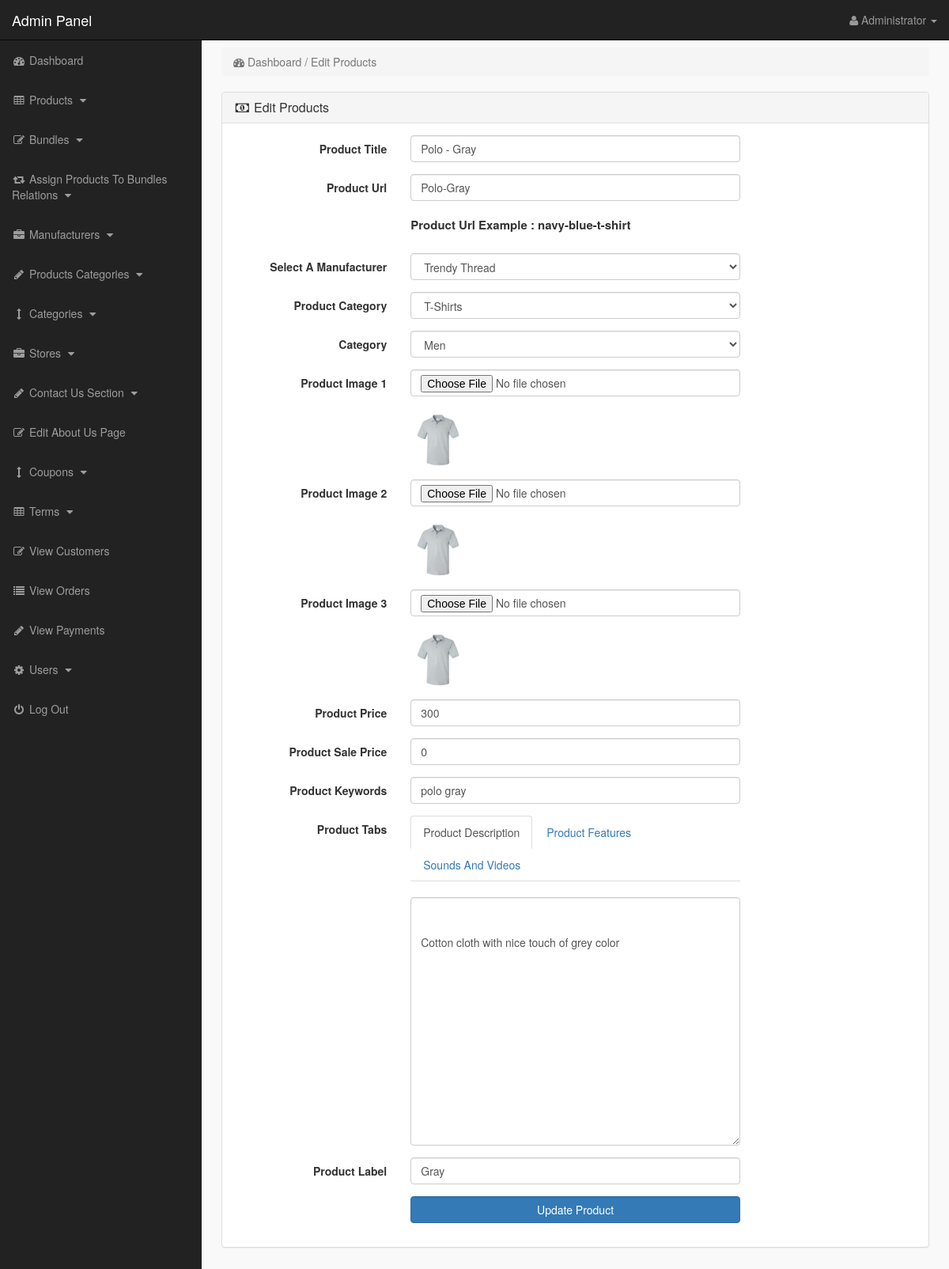
The app's page /admin_area/index.php?edit_product=19 (signed in) with its own data.
### tables this page shows
CREATE TABLE `products` (
  `product_id` int(10) NOT NULL,
  `p_cat_id` int(10) NOT NULL,
  `cat_id` int(10) NOT NULL,
  `manufacturer_id` int(10) NOT NULL,
  `date` timestamp NOT NULL DEFAULT current_timestamp() ON UPDATE current_timestamp(),
  `product_title` text NOT NULL,
  `product_url` text NOT NULL,
  `product_img1` text NOT NULL,
  `product_img2` text NOT NULL,
  `product_img3` text NOT NULL,
  `product_price` int(10) NOT NULL,
  `product_psp_price` int(100) NOT NULL,
  `product_desc` text NOT NULL,
  `product_features` text NOT NULL,
  `product_video` text NOT NULL,
  `product_keywords` text NOT NULL,
  `product_label` text NOT NULL,
  `status` varchar(255) NOT NULL
);

CREATE TABLE `manufacturers` (
  `manufacturer_id` int(10) NOT NULL,
  `manufacturer_title` text NOT NULL,
  `manufacturer_top` text NOT NULL,
  `manufacturer_image` text NOT NULL
);

CREATE TABLE `product_categories` (
  `p_cat_id` int(10) NOT NULL,
  `p_cat_title` text NOT NULL,
  `p_cat_top` text NOT NULL,
  `p_cat_image` text NOT NULL
);

CREATE TABLE `categories` (
  `cat_id` int(10) NOT NULL,
  `cat_title` text NOT NULL,
  `cat_top` text NOT NULL,
  `cat_image` text NOT NULL
);

### admin_area/edit_product.php (the view, shortened to what this page needs)
<?php
if(!isset($_SESSION['admin_email'])){
echo "<script>window.open('login.php','_self')</script>";
}
else {
?>
<?php
if(isset($_GET['edit_product'])){
$edit_id = $_GET['edit_product'];
$get_p = "select * from products where product_id='$edit_id'";
$run_edit = mysqli_query($con,$get_p);
$row_edit = mysqli_fetch_array($run_edit);
$p_title = $row_edit['product_title'];
$p_cat = $row_edit['p_cat_id'];
$cat = $row_edit['cat_id'];
$m_id = $row_edit['manufacturer_id'];
$p_image1 = $row_edit['product_img1'];
$p_image2 = $row_edit['product_img2'];
$p_image3 = $row_edit['product_img3'];
$p_price = $row_edit['product_price'];
$p_desc = $row_edit['product_desc'];
$p_keywords = $row_edit['product_keywords'];
$psp_price = $row_edit['product_psp_price'];
$p_label = $row_edit['product_label'];
$p_url = $row_edit['product_url'];
}
$get_manufacturer = "select * from manufacturers where manufacturer_id='$m_id'";
$run_manufacturer = mysqli_query($con,$get_manufacturer);
$row_manfacturer = mysqli_fetch_array($run_manufacturer);
$manufacturer_id = $row_manfacturer['manufacturer_id'];
$manufacturer_title = $row_manfacturer['manufacturer_title'];
$get_p_cat = "select * from product_categories where p_cat_id='$p_cat'";
$run_p_cat = mysqli_query($con,$get_p_cat);
$row_p_cat = mysqli_fetch_array($run_p_cat);
$p_cat_title = $row_p_cat['p_cat_title'];
$get_cat = "select * from categories where cat_id='$cat'";
$run_cat = mysqli_query($con,$get_cat);
$row_cat = mysqli_fetch_array($run_cat);
$cat_title = $row_cat['cat_title'];
?>
<!DOCTYPE html>
<html>
<head>
</head>
<body>
<div class="row">
<div class="col-lg-12">
<ol class="breadcrumb">
<li class="active">
<i class="fa fa-dashboard"> </i> Dashboard / Edit Products
</li>
</ol>
</div>
</div>
<div class="row">
<div class="col-lg-12">
<div class="panel panel-default">
<div class="panel-heading">
<h3 class="panel-title">
<i class="fa fa-money fa-fw"></i> Edit Products
</h3>
</div>
<div class="panel-body">
<form class="form-horizontal" method="post" enctype="multipart/form-data">
<div class="form-group" >
<label class="col-md-3 control-label" > Product Title </label>
<div class="col-md-6" >
<input type="text" name="product_title" class="form-control" required value="<?php echo $p_title; ?>">
</div>
</div>
<div class="form-group" >
<label class="col-md-3 control-label" > Product Url </label>
<div class="col-md-6" >
<input type="text" name="product_url" class="form-control" required value="<?php echo $p_url; ?>" >
<br>
<p style="font-size:15px; font-weight:bold;">
Product Url Example : navy-blue-t-shirt
</p>
</div>
</div>
<div class="form-group" >
<label class="col-md-3 control-label" > Select A Manufacturer </label>
<div class="col-md-6" >
<select name="manufacturer" class="form-control">
<option value="<?php echo $manufacturer_id; ?>">
<?php echo $manufacturer_title; ?>
</option>
</select>
</div>
</div>
<div class="form-group" >
<label class="col-md-3 control-label" > Product Category </label>
<div class="col-md-6" >
<select name="product_cat" class="form-control" >
<option value="<?php echo $p_cat; ?>" > <?php echo $p_cat_title; ?> </option>
</select>
</div>
</div>
<div class="form-group" >
<label class="col-md-3 control-label" > Category </label>
<div class="col-md-6" >
<select name="cat" class="form-control" >
<option value="<?php echo $cat; ?>" > <?php echo $cat_title; ?> </option>
</select>
</div>
</div>
<div class="form-group" >
<label class="col-md-3 control-label" > Product Image 1 </label>
<div class="col-md-6" >
<input type="file" name="product_img1" class="form-control" >
<br><img src="product_images/<?php echo $p_image1; ?>" width="70" height="70" >
</div>
</div>
<div class="form-group" >
<label class="col-md-3 control-label" > Product Image 2 </label>
<div class="col-md-6" >
<input type="file" name="product_img2" class="form-control" >
<br><img src="product_images/<?php echo $p_image2; ?>" width="70" height="70" >
</div>
</div>
<div class="form-group" >
<label class="col-md-3 control-label" > Product Image 3 </label>
<div class="col-md-6" >
<input type="file" name="product_img3" class="form-control" >
<br><img src="product_images/<?php echo $p_image3; ?>" width="70" height="70" >
</div>
</div>
<div class="form-group" >
<label class="col-md-3 control-label" > Product Price </label>
<div class="col-md-6" >
<input type="text" name="product_price" class="form-control" required value="<?php echo $p_price; ?>" >
</div>
</div>
<div class="form-group" >
<label class="col-md-3 control-label" > Product Sale Price </label>
<div class="col-md-6" >
<input type="text" name="psp_price" class="form-control" required value="<?php echo $psp_price; ?>">
</div>
</div>
<div class="form-group" >
<label class="col-md-3 control-label" > Product Keywords </label>
<div class="col-md-6" >
<input type="text" name="product_keywords" class="form-control" required value="<?php echo $p_keywords; ?>" >
</div>
</div>
<div class="form-group" >
<label class="col-md-3 control-label" > Product Tabs </label>
<div class="col-md-6" >
<ul class="nav nav-tabs">
<li class="active">
<a data-toggle="tab" href="#description"> Product Description </a>
</li>
<li>
<a data-toggle="tab" href="#features"> Product Features </a>
</li>
<li>
<a data-toggle="tab" href="#video"> Sounds And Videos </a>
</li>
</ul>
<div class="tab-content">
<div id="description" class="tab-pane fade in active">
<br>
<textarea name="product_desc" class="form-control" rows="15" id="product_desc">
<?php echo $p_desc; ?>
</textarea>
</div>
</div>
</div>
</div>
<div class="form-group" >
<label class="col-md-3 control-label" > Product Label </label>
<div class="col-md-6" >
<input type="text" name="product_label" class="form-control" required value="<?php echo $p_label; ?>">
</div>
</div>
<div class="form-group" >
<label class="col-md-3 control-label" ></label>
<div class="col-md-6" >
<input type="submit" name="update" value="Update Product" class="btn btn-primary form-control" >
</div>
</div>
</form>
</div>
</div>
</div>
</div>
</body>
</html>
<?php } ?>

### admin_area/index.php (shortened to what this page needs)
<?php
include("includes/db.php");
if(!isset($_SESSION['admin_email'])){
echo "<script>window.open('login.php','_self')</script>";
}
else {
?>
<?php
$admin_session = $_SESSION['admin_email'];
$get_admin = "select * from admins  where admin_email='$admin_session'";
$run_admin = mysqli_query($con,$get_admin);
$row_admin = mysqli_fetch_array($run_admin);
$admin_name = $row_admin['admin_name'];
?>
<!DOCTYPE html>
<html>
<head>
<link href="css/bootstrap.min.css" rel="stylesheet">
<link href="css/style.css" rel="stylesheet">
<link href="font-awesome/css/font-awesome.min.css" rel="stylesheet" >
</head>
<body>
<div id="wrapper">
<?php include("includes/sidebar.php");  ?>
<div id="page-wrapper">
<div class="container-fluid">
<?php
if(isset($_GET['edit_product'])){
include("edit_product.php");
}
?>
</div>
</div>
</div>
</body>
</html>
<?php } ?>

### admin_area/includes/sidebar.php (shortened to what this page needs)
<?php
if(!isset($_SESSION['admin_email'])){
echo "<script>window.open('login.php','_self')</script>";
}
else {
?>
<nav class="navbar navbar-inverse navbar-fixed-top" >
<div class="navbar-header" >
<a class="navbar-brand" href="index.php?dashboard" >Admin Panel</a>
</div>
<ul class="nav navbar-right top-nav" >
<li class="dropdown" >
<a href="#" class="dropdown-toggle" data-toggle="dropdown" >
<i class="fa fa-user" ></i>
<?php echo $admin_name; ?> <b class="caret" ></b>
</a>
</li>
</ul>
<div class="collapse navbar-collapse navbar-ex1-collapse">
<ul class="nav navbar-nav side-nav">
<li>
<a href="index.php?dashboard">
<i class="fa fa-fw fa-dashboard"></i> Dashboard
</a>
</li>
<li>
<a href="#" data-toggle="collapse" data-target="#products">
<i class="fa fa-fw fa-table"></i> Products
<i class="fa fa-fw fa-caret-down"></i>
</a>
</li>
<li>
<a href="#" data-toggle="collapse" data-target="#bundles">
<i class="fa fa-fw fa-edit"></i> Bundles
<i class="fa fa-fw fa-caret-down"></i>
</a>
</li>
<li>
<a href="#" data-toggle="collapse" data-target="#relations">
<i class="fa fa-fw fa-retweet"></i> Assign Products To Bundles Relations
<i class="fa fa-fw fa-caret-down"></i>
</a>
</li>
<li>
<a href="#" data-toggle="collapse" data-target="#manufacturers">
<i class="fa fa-fw fa-briefcase"></i> Manufacturers
<i class="fa fa-fw fa-caret-down"></i>
</a>
</li>
<li>
<a href="#" data-toggle="collapse" data-target="#p_cat">
<i class="fa fa-fw fa-pencil"></i> Products Categories
<i class="fa fa-fw fa-caret-down"></i>
</a>
</li>
<li>
<a href="#" data-toggle="collapse" data-target="#cat">
<i class="fa fa-fw fa-arrows-v"></i> Categories
<i class="fa fa-fw fa-caret-down"></i>
</a>
</li>
<li>
<a href="#" data-toggle="collapse" data-target="#store">
<i class="fa fa-fw fa-briefcase"></i> Stores
<i class="fa fa-fw fa-caret-down"></i>
</a>
</li>
<li>
<a href="#" data-toggle="collapse" data-target="#contact_us">
<i class="fa fa-fw fa-pencil"> </i> Contact Us Section
<i class="fa fa-fw fa-caret-down"></i>
</a>
</li>
<li>
<a href="index.php?edit_about_us">
<i class="fa fa-fw fa-edit"></i> Edit About Us Page
</a>
</li>
<li>
<a href="#" data-toggle="collapse" data-target="#coupons">
<i class="fa fa-fw fa-arrows-v"></i> Coupons
<i class="fa fa-fw fa-caret-down"></i>
</a>
</li>
<li>
<a href="#" data-toggle="collapse" data-target="#terms" >
<i class="fa fa-fw fa-table"></i> Terms
<i class="fa fa-fw fa-caret-down"></i>
</a>
</li>
<li>
<a href="index.php?view_customers">
<i class="fa fa-fw fa-edit"></i> View Customers
</a>
</li>
<li>
<a href="index.php?view_orders">
<i class="fa fa-fw fa-list"></i> View Orders
</a>
</li>
<li>
<a href="index.php?view_payments">
<i class="fa fa-fw fa-pencil"></i> View Payments
</a>
</li>
<li>
<a href="#" data-toggle="collapse" data-target="#users">
<i class="fa fa-fw fa-gear"></i> Users
<i class="fa fa-fw fa-caret-down"></i>
</a>
</li>
<li>
<a href="logout.php">
<i class="fa fa-fw fa-power-off"></i> Log Out
</a>
</li>
</ul>
</div>
</nav>
<?php } ?>

### admin_area/css/style.css (style rules this page uses)
body { margin-top:100px; }
@media (min-width: 768px) { body { margin-top:50px; } }
#wrapper { padding-left:0; }
#page-wrapper { width:100%; padding:0; background-color:#F9F9F9; }
@media (min-width: 768px) { #wrapper { padding-left:255px; } }
@media (min-width: 768px) { #page-wrapper { padding:10px; } }
.top-nav { padding:0 15px; }
.top-nav>li { display:inline-block; float:left; }
.top-nav>li>a { padding-top:15px; padding-bottom:15px; line-height:20px; color:#999; }
@media (min-width: 768px) { .side-nav { position:fixed; top:51px; width:255px; border-radius:0; overflow-y:auto; background-color: #222; bottom:0; overflow-x:hidden; padding-bottom:40px; } }
@media (min-width: 768px) { .side-nav>li>a { width:255px; } }
.panel-body { border-radius:5px; }

### records on screen
products: product_title "Polo - Gray", product_url "Polo-Gray", product_img1 (picture), product_img2 (picture), product_img3 (picture), product_price "300", psp_price "0", product_keywords "polo gray", product_desc "Cotton cloth with nice touch of grey color", product_label "Gray"
manufacturers: manufacturer "Trendy Thread"
product_categories: product_cat "T-Shirts"
categories: cat "Men"

### other values on screen
$admin_name "Administrator"
